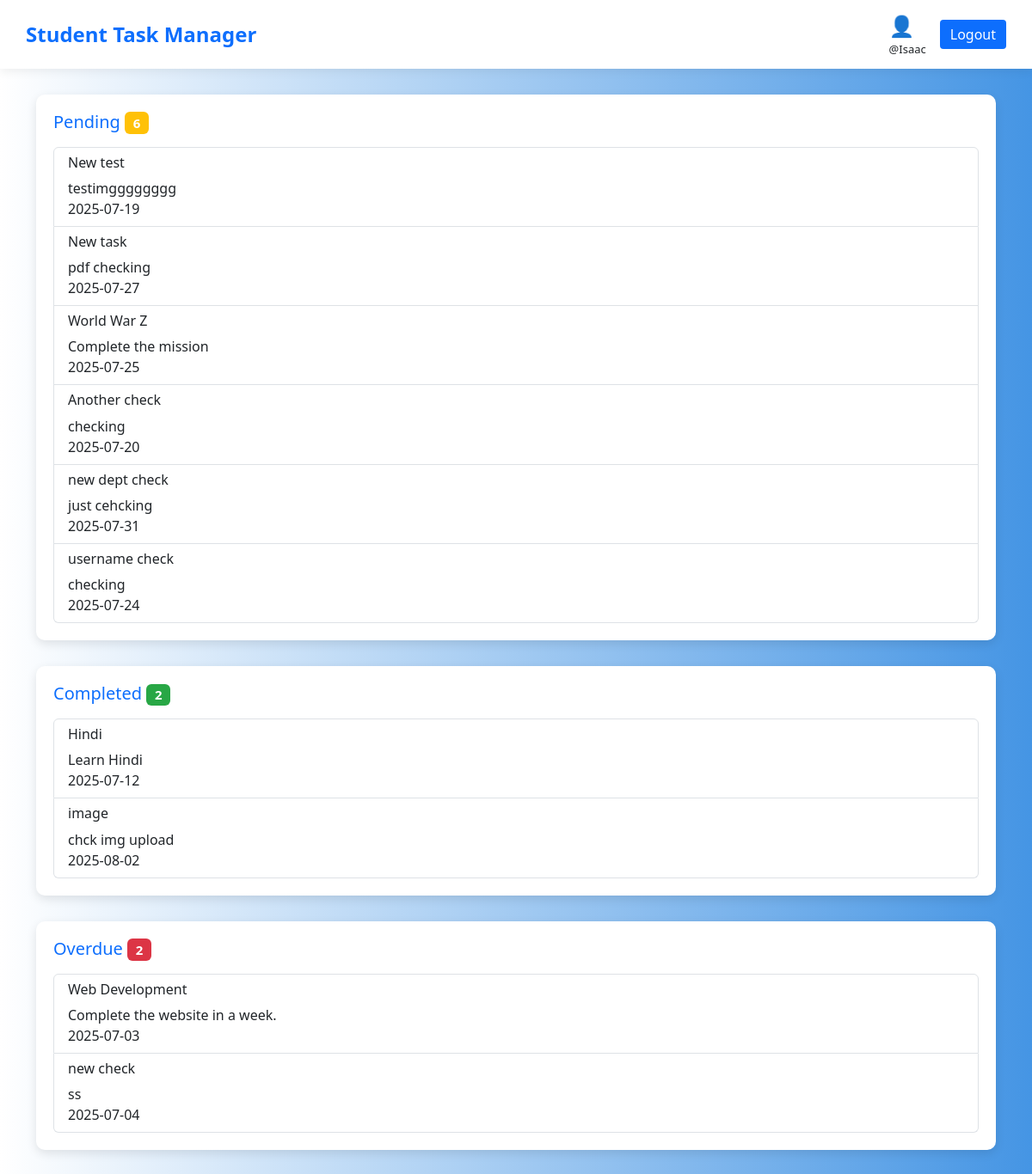
The page /user_progress_bar.php (signed in) on the database as committed earlier.
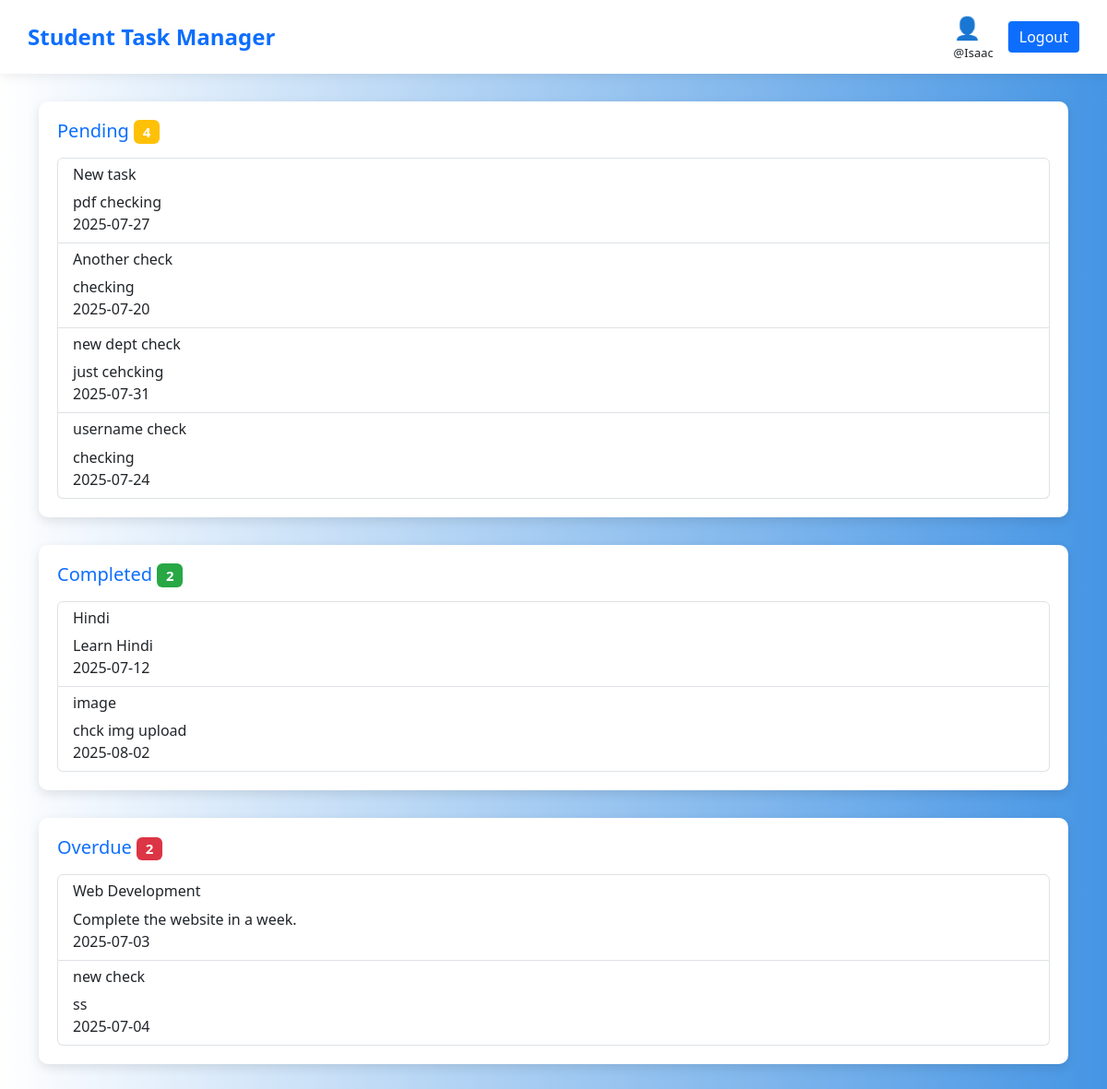
The same page on the database as committed later.
### tables this page shows
CREATE TABLE `tasks` (
  `id` int(11) NOT NULL,
  `title` varchar(100) NOT NULL,
  `description` text DEFAULT NULL,
  `assigned_to` int(11) DEFAULT NULL,
  `username` varchar(30) NOT NULL,
  `department` varchar(30) NOT NULL,
  `due_date` date DEFAULT NULL,
  `status` enum('pending','in_progress','completed') DEFAULT 'pending',
  `created_at` timestamp NOT NULL DEFAULT current_timestamp(),
  `file_path` varchar(255) DEFAULT NULL
);

### user_progress_bar.php (the view, shortened to what this page needs)
<?php
$servername = "localhost";
$username = "root";
$password = "";
$database = "new_task_manag_db";
$conn = mysqli_connect($servername, $username, $password, $database);
$rollno = $_SESSION['rollno'];
$today = date("Y-m-d");
$sql = "SELECT title, description, due_date, status FROM tasks WHERE assigned_to = '$rollno'";
$result = mysqli_query($conn, $sql);
$pending = [];
$completed = [];
$overdue = [];
while ($row = mysqli_fetch_assoc($result)) {
    $status = $row['status'];
    $due = $row['due_date'];
    if ($status == 'completed') {
        $completed[] = $row;
    } elseif (strtotime($due) < strtotime($today)) {
        $overdue[] = $row;
    } else {
        $pending[] = $row;
    }
}
?>
<!DOCTYPE html>
<html>
<head>
    <link href="https://cdn.jsdelivr.net/npm/bootstrap@5.3.0/dist/css/bootstrap.min.css" rel="stylesheet">
</head>
<body>
<nav class="navbar navbar-custom d-flex justify-content-between align-items-center">
    <span class="navbar-brand">Student Task Manager</span>
    <div class="d-flex align-items-center gap-3">
        <div class="text">
            <div style="font-size: 24px; color: #0d6efd;">👤</div>
            <div style="font-size: 13px;">@<?php echo $_SESSION['username']; ?></div>
        </div>
        <button class="btn-logout" onclick="location.href='logout.php'">Logout</button>
    </div>
</nav>
<div class="container">
    <div class="task-panel">
        <h3 class="status-heading">Pending
            <span class="badge badge-pending"><?php echo count($pending); ?></span>
        </h3>
        <?php if (count($pending) == 0) {
            echo "<p class='text'>No pending tasks.</p>";
        } else {
            echo "<ul class='list-group'>";
            for ($i = 0; $i < count($pending); $i++) {
                echo "<li class='list-group-item'>";
                echo  "<h6>" . $pending[$i]['title'] . "</h6>";
                echo  $pending[$i]['description'] . "<br>";
                echo  $pending[$i]['due_date'] . "<br>";
                echo "</li>";
            }
            echo "</ul>";
        } ?>
    </div>
    <div class="task-panel">
        <h3 class="status-heading">Completed
            <span class="badge badge-completed"><?php echo count($completed); ?></span>
        </h3>
        <?php if (count($completed) == 0) {
            echo "<p class='text'>No completed tasks.</p>";
        } else {
            echo "<ul class='list-group'>";
            for ($i = 0; $i < count($completed); $i++) {
                echo "<li class='list-group-item'>";
                echo  "<h6>" . $completed[$i]['title'] . "</h6>";
                echo  $completed[$i]['description'] . "<br>";
                echo  $completed[$i]['due_date'] . "<br>";
                echo "</li>";
            }
            echo "</ul>";
        } ?>
    </div>
    <div class="task-panel">
        <h3 class="status-heading">Overdue
            <span class="badge badge-overdue"><?php echo count($overdue); ?></span>
        </h3>
        <?php if (count($overdue) == 0) {
            echo "<p class='text'>No overdue tasks.</p>";
        } else {
            echo "<ul class='list-group'>";
            for ($i = 0; $i < count($overdue); $i++) {
                echo "<li class='list-group-item'>";
                echo  "<h6>" . $overdue[$i]['title'] . "</h6>";
                echo  $overdue[$i]['description'] . "<br>";
                echo  $overdue[$i]['due_date'] . "<br>";
                echo "</li>";
            }
            echo "</ul>";
        } ?>
    </div>
</div>
</body>
</html>

Rows that differ between the two databases and show on the page:
removed tasks: title "New test", description "testimgggggggg", due_date "2025-07-19", shown under "Pending 6"
removed tasks: title "World War Z", description "Complete the mission", due_date "2025-07-25", shown under "Pending 6"
Other text that changed with them:
count($pending): "6" → "4"
